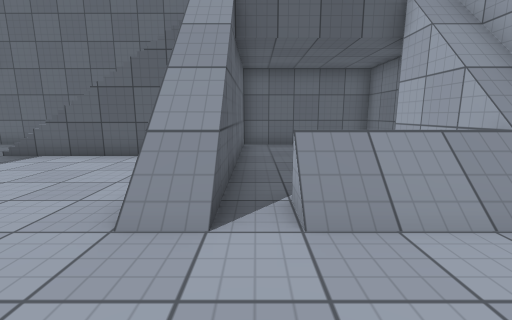
View 1 (above)

13 first-person views from a walk through a Unity game level. The camera is 1.2 m above the floor, tilts 10° down and sees 90° across. The floor is counted in squares, 1 m on a side. Each view is taken from the middle of a square. On the plan, view 1 faces up. The plan holds only what a view shows up to about 12 squares ahead; the rest is blank. The place goes on beyond the plan. The player is left out. Surface patterns are stand-ins for the level's own textures.

View 2
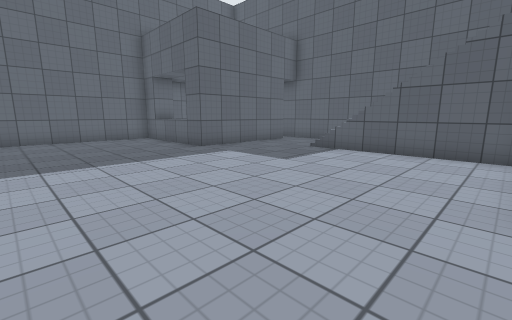

View 3
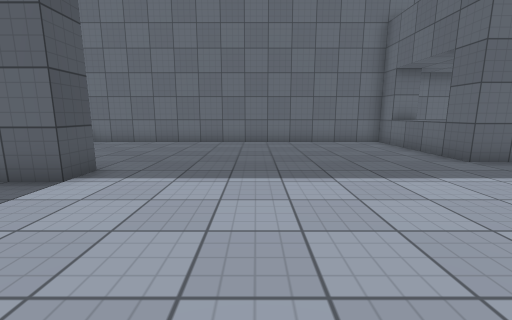

View 4
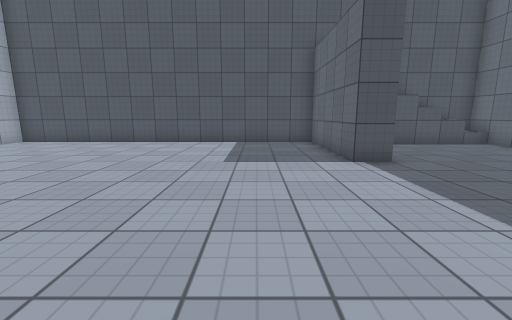

View 5
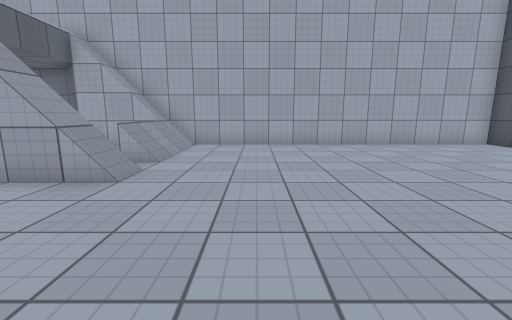

View 6
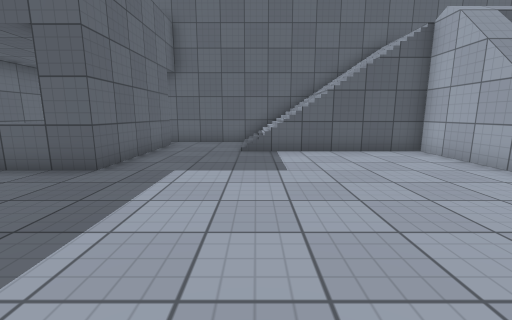

View 7
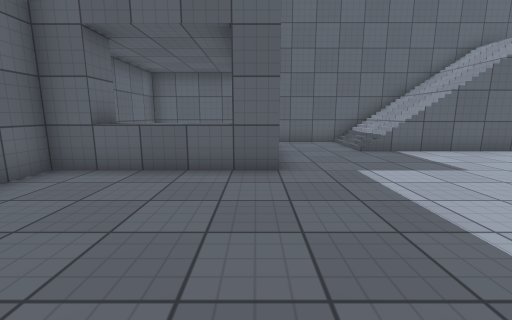

View 8
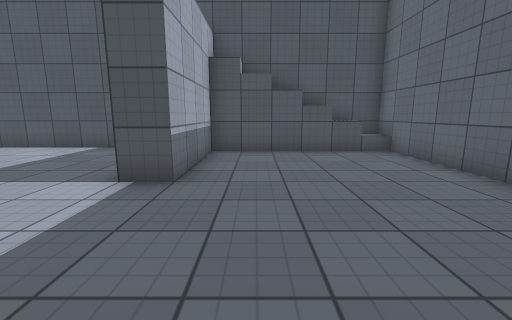

View 9
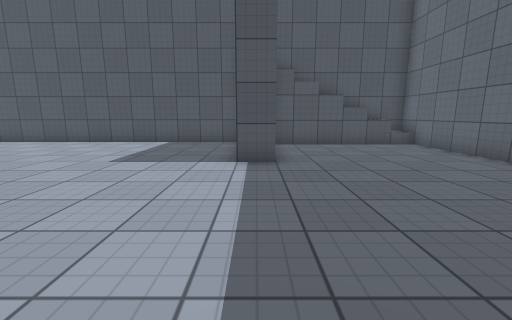

View 10
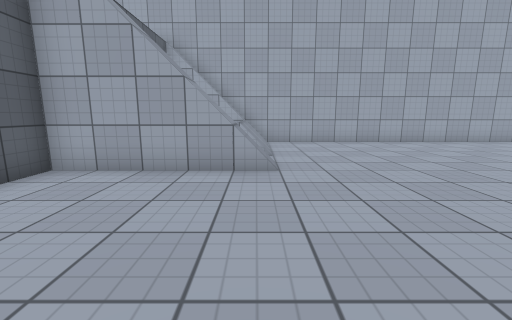

View 11
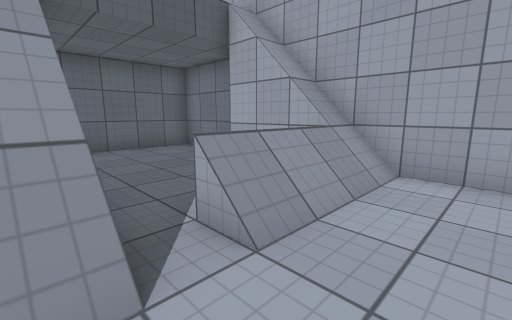

View 12
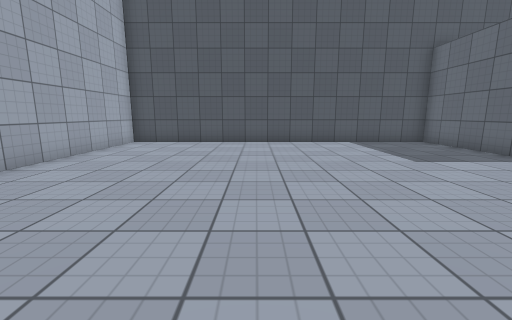

View 13
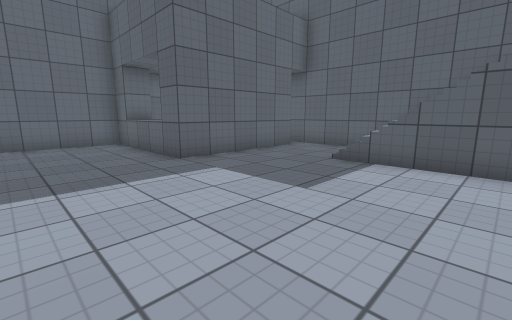

### Floor plan
Key: @ floor where view 1 was taken; # wall or solid block; . main floor; : floor 0.5 m higher than the main floor; + floor 3 m higher than the main floor; / step, stairs or slope; ^ raised ledge.
Columns run from 16 left of view 1 to 5 right of it. Each row starts with its distance up from view 1.
 11 ######################
 10 #    ....////// .....#
  9 #    #...////// .....#
  8 #    #...////// .....#
  7 #    #........./..../#
  6 #    #........./... /#
  5 ##^^^#........./... /#
  4 #............../..  /#
  3 #.............././///#
  2 #....................#
  1 #....................#
  0 #...............@....#
 -1 #....................#
 -2 #....................#
 -3 #....................#
 -4 #....................#
 -5 #......#.............#
 -6 #......#.............#
 -7 #......#.............#
 -8 #......#.............#
 -9 #:   /+^.............#
-10 ######################

Positions as (right, up) in squares from view 1, and headings:
1: (0, 0), facing up
2: (-2, -1), facing up-left
3: (-4, -1), facing left
4: (-6, 2), facing down
5: (-6, 0), facing right
6: (-7, -1), facing up
7: (-11, -1), facing up
8: (-11, 0), facing down
9: (-9, 2), facing down
10: (-7, 3), facing right
11: (-1, 1), facing up-right
12: (-1, 2), facing down
13: (-4, 1), facing up-left
